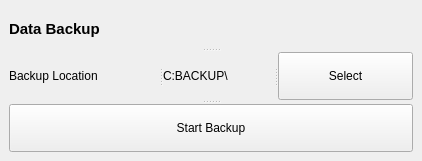
<?xml version="1.0" encoding="UTF-8"?>
<ui version="4.0">
 <class>MainWindow</class>
 <widget class="QMainWindow" name="MainWindow">
  <property name="geometry">
   <rect>
    <x>0</x>
    <y>0</y>
    <width>422</width>
    <height>161</height>
   </rect>
  </property>
  <property name="minimumSize">
   <size>
    <width>422</width>
    <height>161</height>
   </size>
  </property>
  <property name="maximumSize">
   <size>
    <width>422</width>
    <height>161</height>
   </size>
  </property>
  <property name="windowTitle">
   <string>MainWindow</string>
  </property>
  <widget class="QWidget" name="centralwidget">
   <layout class="QGridLayout" name="gridLayout">
    <item row="0" column="0">
     <widget class="QSplitter" name="splitter_2">
      <property name="orientation">
       <enum>Qt::Vertical</enum>
      </property>
      <widget class="QLabel" name="label">
       <property name="font">
        <font>
         <pointsize>11</pointsize>
         <weight>75</weight>
         <bold>true</bold>
        </font>
       </property>
       <property name="text">
        <string>Data Backup</string>
       </property>
      </widget>
      <widget class="QSplitter" name="splitter">
       <property name="orientation">
        <enum>Qt::Horizontal</enum>
       </property>
       <widget class="QLabel" name="label_2">
        <property name="text">
         <string>Backup Location</string>
        </property>
       </widget>
       <widget class="QLabel" name="backupLocation">
        <property name="text">
         <string>C:BACKUP\</string>
        </property>
       </widget>
       <widget class="QPushButton" name="selectButton">
        <property name="text">
         <string>Select</string>
        </property>
       </widget>
      </widget>
      <widget class="QPushButton" name="startButton">
       <property name="text">
        <string>Start Backup</string>
       </property>
      </widget>
     </widget>
    </item>
   </layout>
  </widget>
 </widget>
 <resources/>
 <connections/>
</ui>
